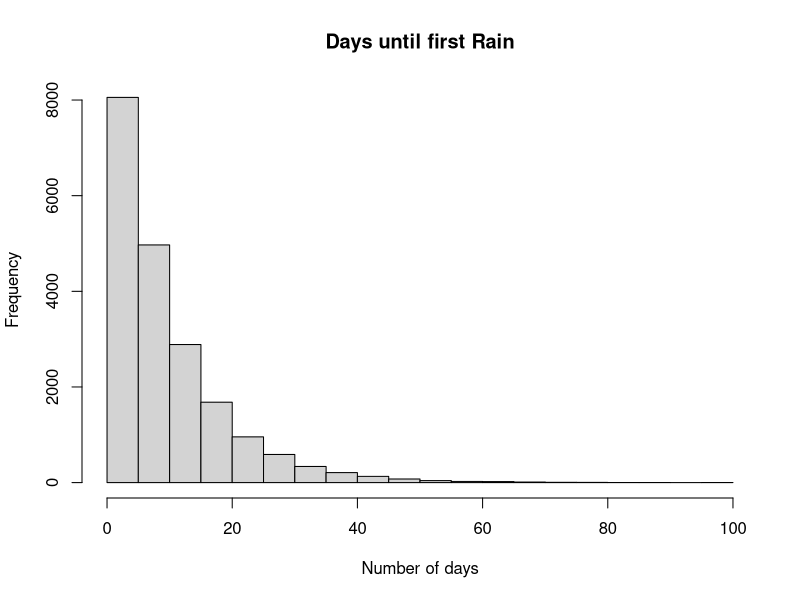
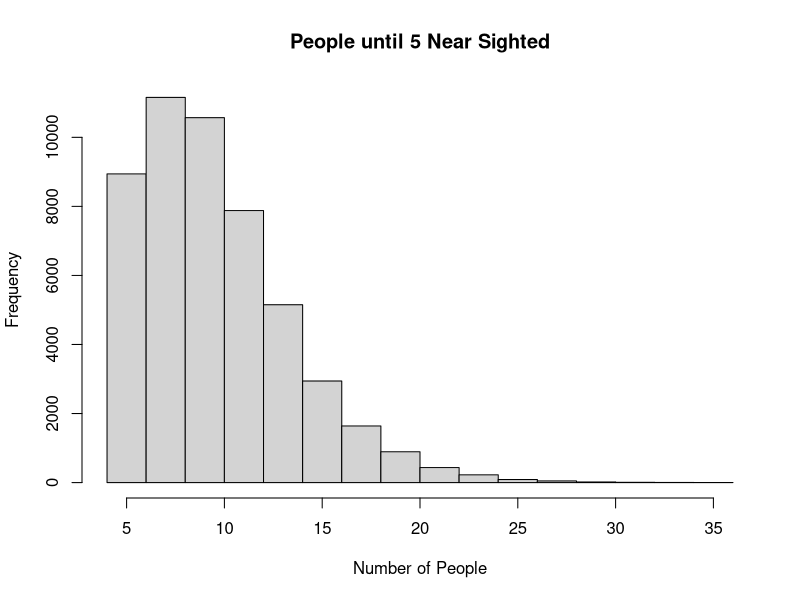

Here is the R script that generated these plots, in order:
## ---- chunk 1
current.weather = sample(c("R","NR"),1,prob = c(1/10,9/10))
num.days = 1
while(current.weather != "R"){
  current.weather = sample(c("R","NR"),1,prob = c(1/10,9/10))
  num.days = num.days+1
}
num.days
## ---- chunk 2
all.rainy = sapply (1:20000, function(i){
  current.weather = sample(c("R","NR"),1,prob = c(1/10,9/10))
num.days = 1
while(current.weather != "R"){
  current.weather = sample(c("R","NR"),1,prob = c(1/10,9/10))
  num.days = num.days+1
}
return(num.days)
})
hist(all.rainy,main = "Days until first Rain", xlab = "Number of days")
## ---- chunk 3
the.med = round(median(all.rainy),digits = 4)
## ---- chunk 4
mean = round(mean(all.rainy),digits = 4)
sd= round(sd(all.rainy),digits = 4)
## ---- chunk 5
prob = round(mean(all.rainy <=10 & all.rainy >= 5),digits = 4)
## ---- chunk 6
current.person = sample(c("G","NG"),1, prob = c(0.40,0.60))
person.count = sum(current.person == "G")
num = 1
while(person.count !=4){
  current.person = sample(c("G","NG"),1, prob = c(0.40,0.60))
  person.count = person.count + sum(current.person == "G")
  num = num + 1
}
num
## ---- chunk 7
glasses = sapply(1:50000,function(i){
  current.person = sample(c("G","NG"),1, prob = c(0.40,0.60))
  person.count = sum(current.person == "G")
  num = 1
  while(person.count !=4){
    current.person = sample(c("G","NG"),1, prob = c(0.40,0.60))
    person.count = person.count + sum(current.person == "G")
    num = num + 1
  }
  return(num)
})
hist(glasses,main = "People until 5 Near Sighted", xlab = "Number of People")
## ---- chunk 8
the.med = round(median(glasses),digits = 4)
## ---- chunk 9
le.mean = round(mean(glasses),digits = 4)
le.sd = round(sd(glasses),digits = 4)
## ---- chunk 10
prob = round(mean(glasses > 10),digits = 4)
## ---- chunk 11
X = rnorm(1000, mean = 2, sd = 1)
Y = rnorm(1000, mean = -2, sd = 5)
X.mean = round(mean(X),digits = 4)
X.sd = round(sd(X),digits = 4)
Y.mean = round(mean(Y),digits = 4)
Y.sd = round(sd(Y),digits = 4)
## ---- chunk 12
X = rnorm(1000, mean = 2, sd = 1)
Y = rnorm(1000, mean = -2, sd = 5)
W = X + Y
W.mean = round(mean(W),digits = 4)
W.sd = round(sd(W),digits = 4)
## ---- chunk 13
prob.w = round(mean(W > 3),digits = 4)
## ---- chunk 14
X = rnorm(1000, mean = 2, sd = 1)
Y = rnorm(1000, mean = -2, sd = 5)
W = X + Y
W.mean = round(mean(W),digits = 4)
W.sd = round(sd(W),digits = 4)
prob.w = round(mean(W > 3),digits = 4)

Error.mean =W.mean-0
Error.sd=	 W.sd - 3.60555127546
Error.prob =   prob.w - 1.17669681083

